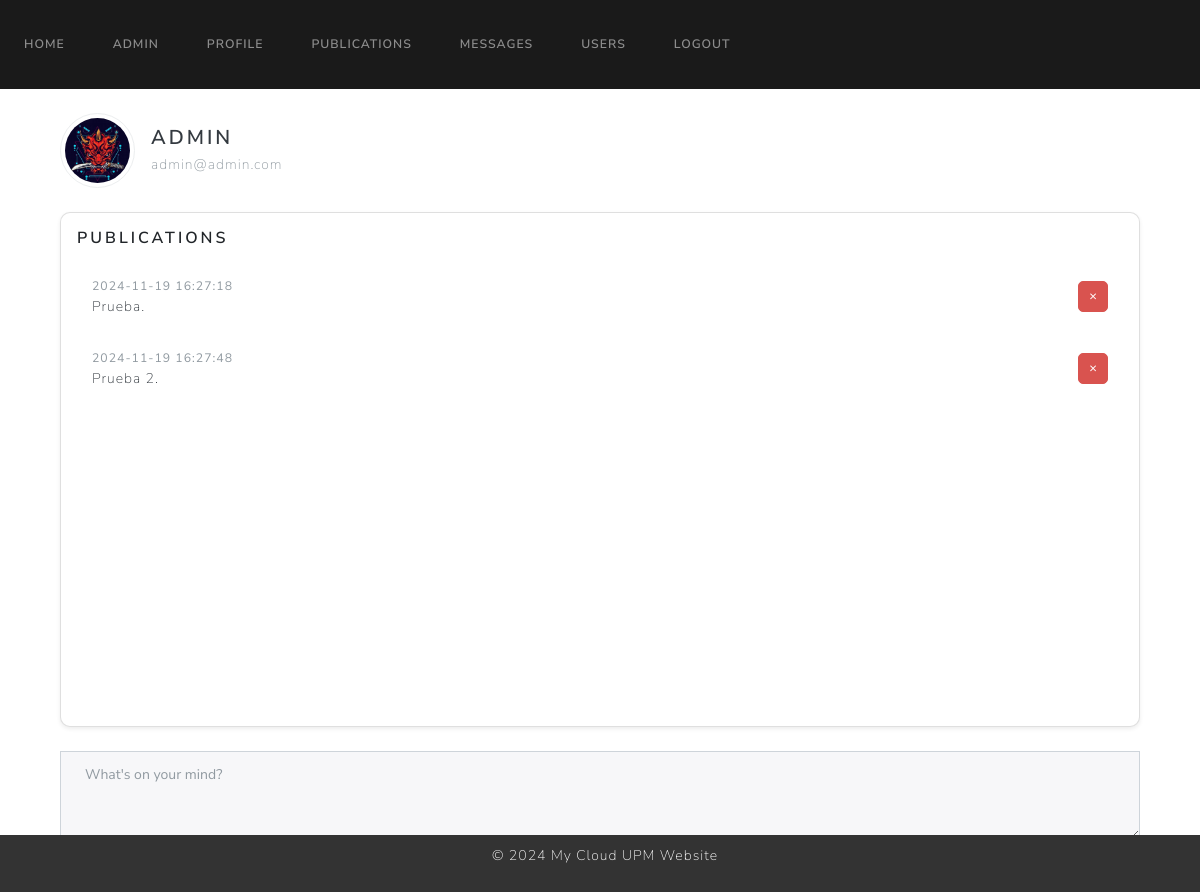
The page /publications (signed in) on the database as committed earlier.
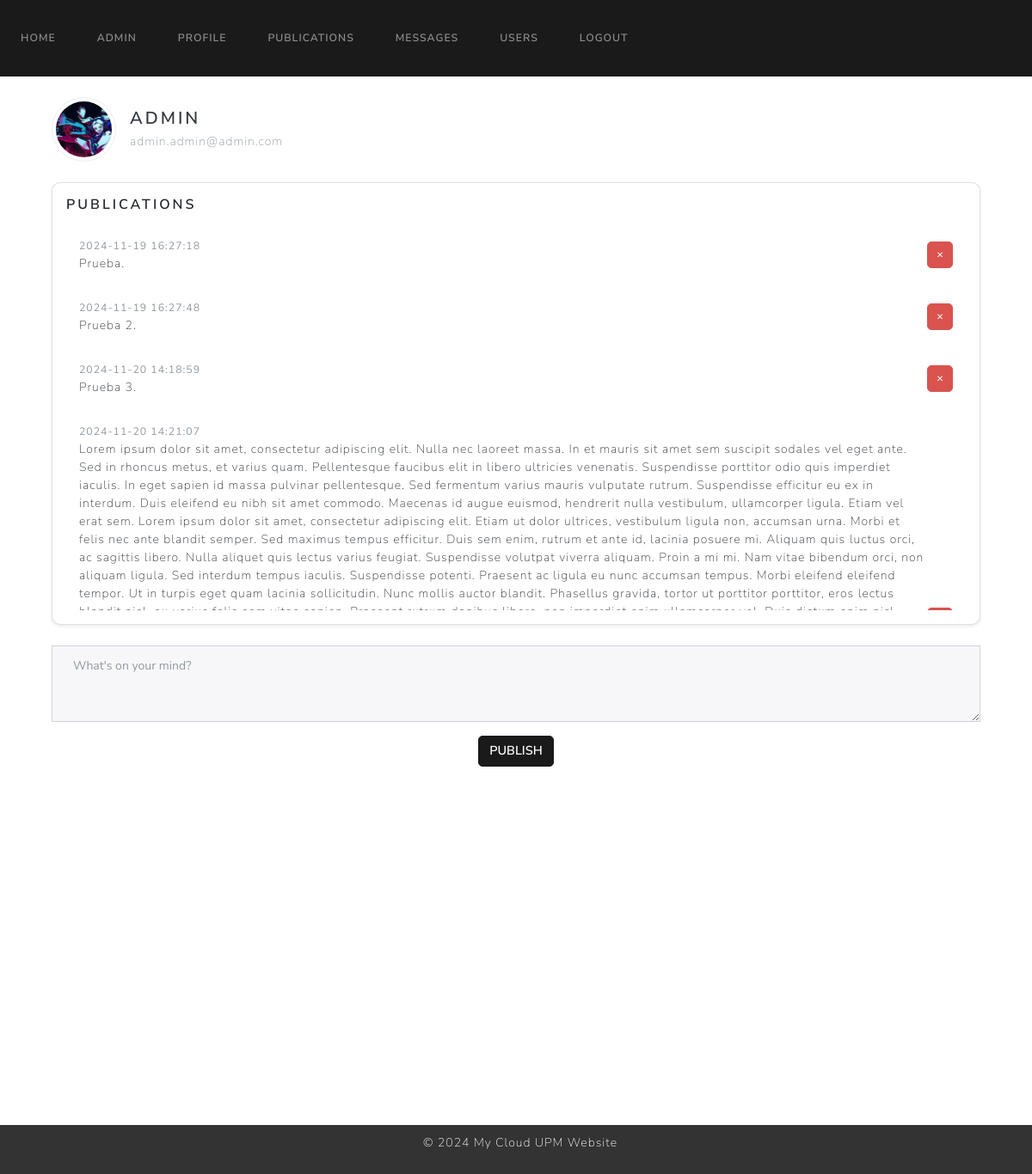
The same page on the database as committed later.
### website/models.py (models this page shows)
class User(UserMixin, db.Model):
    id = db.Column(db.Integer, primary_key=True)
    name = db.Column(db.String(100), unique=True, nullable=False)
    surname = db.Column(db.String(100), unique=True, nullable=False)
    email = db.Column(db.String(100), unique=True, nullable=False)
    password = db.Column(db.String(100), nullable=False)
    role = db.Column(db.Integer, nullable=False, default=1)  # 0 para admin, 1 para usuario regular
    is_blocked = db.Column(db.Boolean, nullable=False, default=False)  # Nuevo campo para indicar si el usuario está bloqueado
    profile_pic = db.Column(db.String(150), default='default.jpg')
    publications = db.relationship('Publication')
    login_records = db.relationship('LoginRecord')

class Publication(db.Model):
    id = db.Column(db.Integer, primary_key=True)
    content = db.Column(db.Text, nullable=False)
    date = db.Column(db.DateTime(timezone=True), default=func.now())
    user_id = db.Column(db.Integer, db.ForeignKey('user.id'), nullable=False)

### website/views.py (the view, shortened to what this page needs)
@views.route('/publications', methods=['GET', 'POST'])
@login_required
def publications():
    return render_template("publications.html", user=current_user)

### website/templates/publications.html (shortened to what this page needs)
{% extends "base.html" %}
{% block content %}
<div class="container mt-4">
    <div class="d-flex align-items-center mb-4">
        <div class="me-3">
            {% if user.profile_pic %}
                <img src="{{ url_for('static', filename='profile_pics/' + user.profile_pic) }}" alt="Profile Picture" class="profile-pic img-thumbnail">
            {% else %}
                <img src="{{ url_for('static', filename='profile_pics/default.jpg') }}" alt="Default Profile Picture" class="profile-pic img-thumbnail">
            {% endif %}
        </div>
        <div>
            <h4 class="text-dark mb-1">{{ user.name }}</h4>
            <p class="text-muted mb-0">{{ user.email }}</p>
        </div>
    </div>
    <div class="card shadow-sm p-3">
        <h5 class="card-title">Publications</h5>
        <div style="height: 450px; overflow-y: auto;">
            <ul class="list-group list-group-flush" id="publications">
                {% for publication in user.publications %}
                <li class="list-group-item d-flex justify-content-between align-items-center">
                    <div>
                        <small class="text-muted">{{ publication.date }}</small>
                        <p class="mb-0 text-dark">{{ publication.content }}</p>
                    </div>
                    {% if user.email == current_user.email %}
                    <button type="button" class="btn btn-sm btn-danger" onclick="deletePublication('{{publication.id}}')">
                        &times;
                    </button>
                    {% endif %}
                </li>
                {% endfor %}
            </ul>
        </div>
    </div>
    {% if user.email == current_user.email %}
    <form method="post" class="mt-4">
        <div class="mb-3">
            <textarea name="publication" class="form-control" rows="3" placeholder="What's on your mind?"></textarea>
        </div>
        <div class="text-center">
            <button type="submit" class="btn btn-primary btn-sm">Publish</button>
        </div>
    </form>
    {% endif %}
</div>
{% endblock %}

Rows that differ between the two databases and show on the page:
changed User "ADMIN": profile_pic: a different picture; email "admin@admin.com" → "admin.admin@admin.com"
added Publication: date "2024-11-20 14:18:59", content "Prueba 3."
added Publication: date "2024-11-20 14:21:07", content "Lorem ipsum dolor sit amet, consectetur adipiscing elit. Nulla nec laoreet massa. In et mauris sit amet sem suscipit sodales vel eget ante. Sed in rhoncus metus, et varius quam. Pellentesque faucibus elit in libero ultricies venenatis. Suspendisse porttitor odio quis imperdiet iaculis. In eget sapien id massa pulvinar pellentesque. Sed fermentum varius mauris vulputate rutrum. Suspendisse efficitur eu ex in interdum. Duis eleifend eu nibh sit amet commodo. Maecenas id augue euismod, hendrerit nulla vestibulum, ullamcorper ligula. Etiam vel erat sem. Lorem ipsum dolor sit amet, consectetur adipiscing elit. Etiam ut dolor ultrices, vestibulum ligula non, accumsan urna. Morbi et felis nec ante…"
Other text that changed with them:
text now shown: "PUBLISH"
